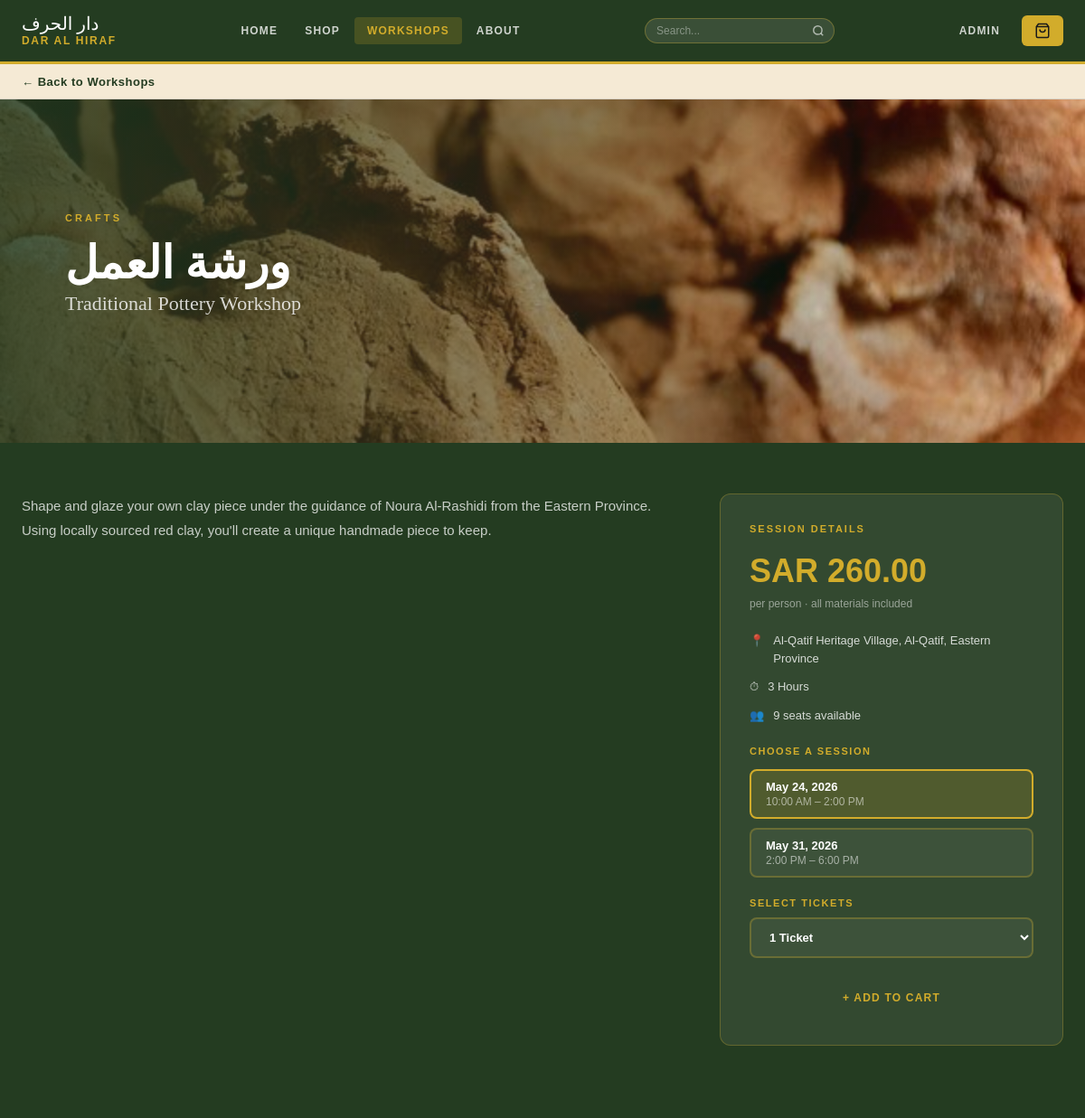
The app's page /dar-al-hrf/workshop.php?id=16 with its own data.
### tables this page shows
CREATE TABLE `products` (
  `pid` int(11) NOT NULL,
  `name` varchar(255) NOT NULL,
  `category` varchar(100) NOT NULL,
  `description` text DEFAULT NULL,
  `material` varchar(255) DEFAULT NULL,
  `price` decimal(10,2) NOT NULL,
  `artisan` varchar(255) NOT NULL,
  `image` varchar(500) NOT NULL,
  `quantity` int(11) DEFAULT NULL,
  `location` varchar(255) DEFAULT NULL,
  `duration` varchar(50) DEFAULT NULL,
  `sessions` text DEFAULT NULL,
  `seats` int(11) DEFAULT NULL,
  `admin_id` int(11) DEFAULT NULL,
  `slots_json` text DEFAULT NULL
);

### dar-al-hrf/workshop.php (the view, shortened to what this page needs)
<?php
require 'db.php';
$wid = isset($_GET['id']) ? trim($_GET['id']) : '';
if (empty($wid)) {
    $workshopNotFound = true;
} else {
    $stmt = $pdo->prepare("SELECT * FROM products WHERE pid = ? AND category = 'Workshop'");
    $stmt->execute([$wid]);
    $product = $stmt->fetch();
    if (!$product) {
        $workshopNotFound = true;
    } else {
        $workshopNotFound = false;
        $seatsAvailable = isset($product['quantity']) ? (int)$product['quantity'] : 0;
        $isSoldOut = ($seatsAvailable <= 0);
        if (!empty($product['slots_json'])) {
            $slots = json_decode($product['slots_json'], true);
        } else {
            $slots = [
                ['date' => 'May 24, 2026', 'time' => '10:00 AM – 2:00 PM'],
                ['date' => 'May 31, 2026', 'time' => '2:00 PM – 6:00 PM']
            ];
        }
    }
}
?>
<!DOCTYPE html>
<html lang="en">
<head>
  <link rel="stylesheet" href="style.css"/>
</head>
<body>
<nav class="navbar" aria-label="Main navigation">
  <div class="navbar-inner">
    <a href="index.php" class="navbar-logo">
      <span class="logo-ar" lang="ar">دار الحرف</span>
      <span class="logo-en">Dar Al Hiraf</span>
    </a>
    <div class="navbar-nav">
      <a href="index.php">Home</a>
      <a href="shop.php">Shop</a>
      <a href="workshops.php" class="active">Workshops</a>
      <a href="about.html">About</a>
    </div>
    <form class="navbar-search" onsubmit="event.preventDefault();var v=this.querySelector('input').value.trim();if(v)window.location.href='search.html?q='+encodeURIComponent(v);" role="search">
      <input class="navbar-search-input" type="search" placeholder="Search..." aria-label="Search">
      <button class="navbar-search-btn" type="submit" aria-label="Search">
        <svg viewBox="0 0 24 24"><circle cx="11" cy="11" r="8"/><line x1="21" y1="21" x2="16.65" y2="16.65"/></svg>
      </button>
    </form>
    <div class="navbar-right">
      <a id="adminNavLink" href="admin-login.php" class="navbar-admin-link">Admin</a>
      <a href="checkout.php" class="navbar-cart-btn" id="cartBtn" aria-label="View cart">
        <svg viewBox="0 0 24 24" aria-hidden="true" width="18" height="18" stroke="#1a1a1a" fill="none" stroke-width="2"><path d="M6 2L3 6v14a2 2 0 002 2h14a2 2 0 002-2V6l-3-4z"/><line x1="3" y1="6" x2="21" y2="6"/><path d="M16 10a4 4 0 01-8 0"/></svg>
      </a>
    </div>
  </div>
</nav>
<main id="main-content">
  <div class="back-bar"><div class="container"><a href="workshops.php" class="back-link">&#8592; Back to Workshops</a></div></div>
  <?php if ($workshopNotFound): ?>
  <div id="not-found">
    <h2 style="color:var(--white);margin-bottom:12px;">Workshop Not Found</h2>
    <a href="workshops.php" class="btn btn-gold">View All Workshops</a>
  </div>
  <?php else: ?>
  <div class="workshop-detail-hero">
    <img src="<?php echo htmlspecialchars($product['image']); ?>" alt=""/>
    <div class="hero-overlay"></div>
    <div class="hero-content">
      <p class="hero-eyebrow"><?php echo htmlspecialchars(strtoupper($product['material'] ?? 'Crafts')); ?></p>
      <h1 class="hero-title-ar" lang="ar"><?php echo htmlspecialchars($product['name_ar'] ?? 'ورشة العمل'); ?></h1>
      <p class="hero-title-en"><?php echo htmlspecialchars($product['name']); ?></p>
    </div>
  </div>
  <div class="wd-wrap">
    <div class="container">
      <div class="wd-grid">
        <div>
          <p class="wd-desc"><?php echo nl2br(htmlspecialchars($product['description'])); ?></p>
        </div>
        <form method="POST" action="" class="wd-card">
          <p class="wd-card-title">Session Details</p>
          <div class="wd-price-big">SAR <?php echo number_format($product['price'], 2); ?></div>
          <p class="wd-price-sub">per person · all materials included</p>
          <div class="wd-detail-row"><span>📍</span><span><?php echo htmlspecialchars($product['location'] ?? 'Dar Al Hiraf Studio'); ?></span></div>
          <div class="wd-detail-row"><span>⏱</span><span><?php echo htmlspecialchars($product['duration'] ?? 'Flexible hours'); ?></span></div>
          <div class="wd-detail-row"><span>👥</span><span><?php echo $isSoldOut ? 'Sold Out' : $seatsAvailable . ' seats available'; ?></span></div>
          <p class="wd-slots-title">Choose a Session</p>
          <div class="slot-grid">
            <?php foreach ($slots as $index => $slot): ?>
              <label class="slot-lbl">
                <div class="slot-box">
                  <span class="slot-date"><?php echo htmlspecialchars($slot['date']); ?></span>
                  <span class="slot-time"><?php echo htmlspecialchars($slot['time']); ?></span>
                </div>
              </label>
            <?php endforeach; ?>
          </div>
          <?php if(!$isSoldOut): ?>
            <div style="margin-bottom: 24px;">
              <p class="wd-slots-title" style="margin: 0 0 10px 0;">Select Tickets</p>
              <select name="quantity" style="width:100%; padding:12px 16px; background:rgba(255,255,255,.05); border:2px solid rgba(210,172,43,.3); border-radius:8px; color:var(--white); font-size:13px; font-weight: 600; outline:none; cursor:pointer;">
                <?php
                  $maxTickets = min($seatsAvailable, 10);
                  for($i = 1; $i <= $maxTickets; $i++):
                ?>
                  <option value="<?php echo $i; ?>" style="background: rgb(26, 43, 24);"><?php echo $i; ?> Ticket<?php echo $i > 1 ? 's' : ''; ?></option>
                <?php endfor; ?>
              </select>
            </div>
          <?php endif; ?>
          <?php if($isSoldOut): ?>
            <button type="button" class="btn btn-gold btn-disabled" style="width:100%; border:none; padding:14px;" disabled>Sold Out</button>
          <?php else: ?>
            <button type="submit" class="btn btn-outline-gold" style="width:100%; border:none; padding:13px; cursor:pointer;" onclick="document.getElementById('action-type').value='cart';">+ Add to Cart</button>
          <?php endif; ?>
        </form>
      </div>
    </div>
  </div>
  <?php endif; ?>
</main>
</body>
</html>

### dar-al-hrf/workshop.php (style rules this page uses)
.workshop-detail-hero { height: 380px; position:relative; overflow:hidden; }
.workshop-detail-hero img { width:100%; height:100%; object-fit:cover; }
.workshop-detail-hero .hero-overlay { position:absolute;inset:0;background:linear-gradient(to right,rgba(36,60,33,.85) 0%,rgba(36,60,33,.4) 60%,transparent 100%); }
.workshop-detail-hero .hero-content { position:absolute;top:0;left:0;bottom:0;display:flex;flex-direction:column;justify-content:center;padding:0 72px;max-width:620px; }
.wd-wrap { padding: 56px 0 80px; background: var(--green); }
.wd-grid { display:grid; grid-template-columns:1fr 380px; gap:48px; align-items:start; }
.wd-card { background:rgba(255,255,255,.07); border:1px solid rgba(210,172,43,.3); border-radius:12px; padding:32px; position:sticky; top:90px; }
.wd-card-title { font-size:11px;font-weight:700;letter-spacing:.18em;text-transform:uppercase;color:var(--gold);margin-bottom:20px; }
.wd-price-big { font-size:36px;font-weight:800;color:var(--gold);margin-bottom:8px; }
.wd-price-sub { font-size:12px;color:rgba(255,255,255,.5);margin-bottom:24px; }
.wd-detail-row { display:flex;align-items:flex-start;gap:10px;font-size:13px;color:rgba(255,255,255,.8);margin-bottom:12px;line-height:1.5; }
.wd-slots-title { font-size:11px;font-weight:700;letter-spacing:.14em;text-transform:uppercase;color:var(--gold);margin:24px 0 14px; }
.slot-grid { display:flex;flex-direction:column;gap:10px;margin-bottom:22px; }
.slot-lbl { cursor:pointer; position: relative; display: block; }
.slot-lbl input[type=radio]:checked + .slot-box { border-color:var(--gold);background:rgba(210,172,43,.18); }
.slot-box { display:flex;flex-direction:column;padding:10px 16px;border:2px solid rgba(210,172,43,.3);border-radius:8px;background:rgba(255,255,255,.05);transition:all .2s; }
.slot-date { font-size:13px;font-weight:700;color:var(--white);margin-bottom:2px; }
.slot-time { font-size:12px;color:rgba(255,255,255,.55); }
.wd-desc { font-size:15px;color:rgba(255,255,255,.75);line-height:1.8;margin-bottom:28px; }

### records on screen
products: image (picture), material "CRAFTS", name "Traditional Pottery Workshop", description "Shape and glaze your own clay piece under the guidance of Noura Al-Rashidi from the Eastern Province. Using locally sourced red clay, you'll create a unique handmade piece to keep.", price "260.00", location "Al-Qatif Heritage Village, Al-Qatif, Eastern Province", duration "3 Hours", quantity "9"

### other values on screen
$product['name_ar'] "ورشة العمل"
$slot['date'] "May 24, 2026"
$slot['time'] "10:00 AM – 2:00 PM"
$slot['date'] "May 31, 2026"
$slot['time'] "2:00 PM – 6:00 PM"
form field quantity "1 Ticket"
